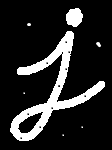
#> input picture Chapter 07/ch 07-05/letter.png, 112 x 150 px
$ jupyter execute notebook.ipynb
#> lines starting #> are read from the running program, lines starting #| are printed output that depends on the picture; after the words box and inside, x2 and y2 are one past the last pixel; in counts of white or black regions, pixels touching at a corner belong together
[cell 1]
import cv2 as cv
import numpy as np
import matplotlib.pyplot as plt
import math

img = cv.imread('letter.png', cv.IMREAD_GRAYSCALE)
#> img is the input picture: shape (150, 112); min 0, max 255, mean 39.2

th, img = cv.threshold(img, 128, 255, cv.THRESH_BINARY)
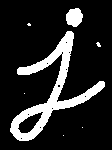
#> img: shape (150, 112); 15.4% white; 7 white regions (5 under 20 px), largest, box (x1, y1, x2, y2) and area: (10, 31, 105, 141) 2318, (66, 8, 83, 27) 245

kernel = np.ones((5,5), np.uint8)

res = cv.morphologyEx(img, cv.MORPH_CLOSE, kernel)
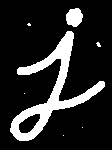
#> res: shape (150, 112); 15.7% white; 7 white regions (5 under 20 px), largest, box (x1, y1, x2, y2) and area: (10, 31, 105, 141) 2369, (66, 8, 83, 27) 245

res = cv.morphologyEx(res, cv.MORPH_OPEN, kernel)
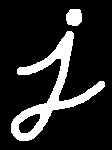
#> res: shape (150, 112); 15.5% white; 2 white regions, box (x1, y1, x2, y2) and area: (11, 31, 105, 141) 2365, (66, 9, 82, 26) 233

plt.subplot(1,2,1), plt.imshow(img, cmap='gray')
plt.xticks([]), plt.yticks([])

plt.subplot(1,2,2), plt.imshow(res, cmap='gray')
plt.xticks([]), plt.yticks([])
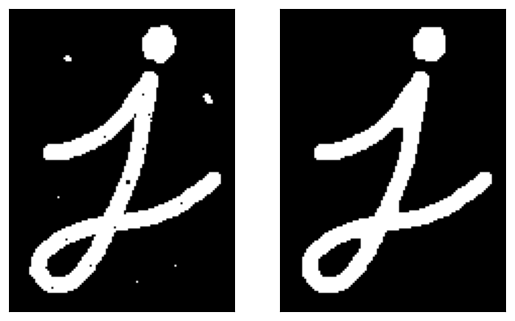
#> figure drawn by matplotlib, 2 panels
